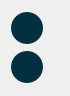
<?xml version="1.0" encoding="UTF-8"?>
<ui version="4.0">
 <class>Zoom_Buttons</class>
 <widget class="QWidget" name="Zoom_Buttons">
  <property name="geometry">
   <rect>
    <x>0</x>
    <y>0</y>
    <width>70</width>
    <height>96</height>
   </rect>
  </property>
  <property name="windowTitle">
   <string>Form</string>
  </property>
  <property name="styleSheet">
   <string notr="true">QToolButton {
    background-color: #032F40; 
    border-radius: 16px;       
    border: none;
    text-align: center;
}

QToolButton:hover {
    background-color: #314250; 
}

QToolButton:pressed {
    background-color: #1A252E;
}</string>
  </property>
  <layout class="QVBoxLayout" name="verticalLayout">
   <item>
    <widget class="QToolButton" name="toolButton">
     <property name="minimumSize">
      <size>
       <width>32</width>
       <height>32</height>
      </size>
     </property>
     <property name="maximumSize">
      <size>
       <width>32</width>
       <height>32</height>
      </size>
     </property>
     <property name="text">
      <string/>
     </property>
     <property name="icon">
      <iconset resource="resources.qrc">
       <normaloff>:/icons/icons/add.svg</normaloff>:/icons/icons/add.svg</iconset>
     </property>
    </widget>
   </item>
   <item>
    <widget class="QToolButton" name="toolButton_2">
     <property name="minimumSize">
      <size>
       <width>32</width>
       <height>32</height>
      </size>
     </property>
     <property name="maximumSize">
      <size>
       <width>32</width>
       <height>32</height>
      </size>
     </property>
     <property name="text">
      <string/>
     </property>
     <property name="icon">
      <iconset resource="resources.qrc">
       <normaloff>:/icons/icons/Remove.svg</normaloff>:/icons/icons/Remove.svg</iconset>
     </property>
    </widget>
   </item>
  </layout>
 </widget>
 <resources>
  <include location="resources.qrc"/>
 </resources>
 <connections/>
</ui>
